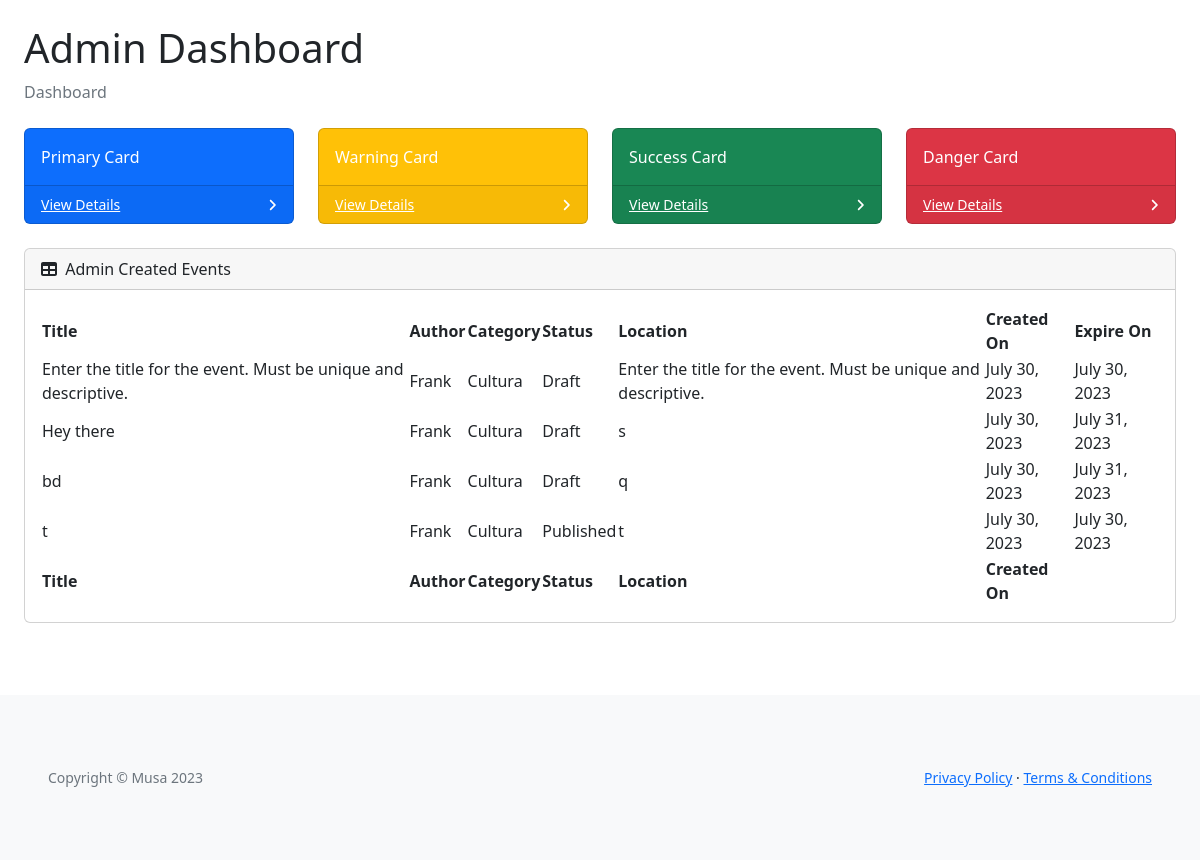
/office/ (signed in), run on an earlier commit of the app's database.
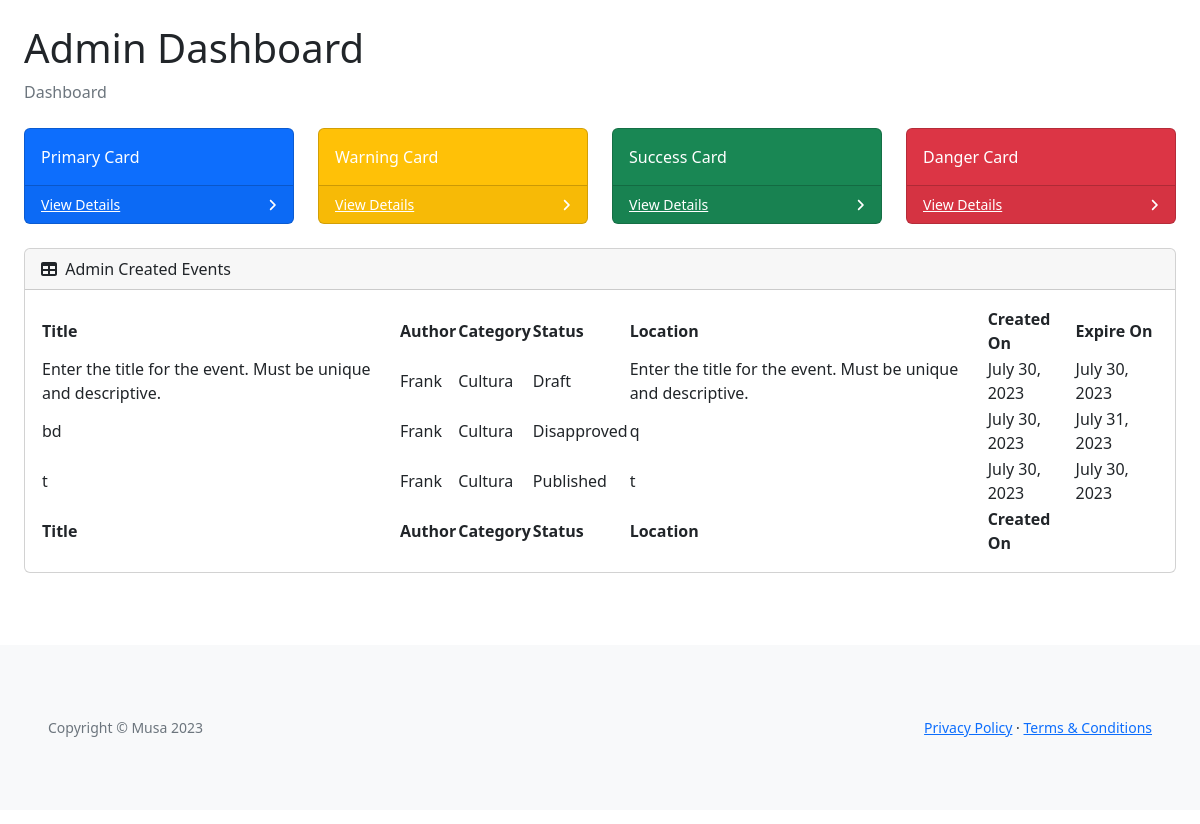
And on a later commit of the database.
### vote_management/models.py (models this page shows, shortened)
class VoteCard(models.Model):
    title = models.CharField(max_length=80, unique=True)
    slug = models.SlugField(max_length=200, unique=True)
    author = models.ForeignKey(
        'musa.UserProfile', on_delete=models.CASCADE, related_name="card_author")
    category = models.ForeignKey(
        Category, on_delete=models.CASCADE, related_name="categories")
    mission = models.CharField(max_length=80)
    location = models.CharField(max_length=80)
    description = models.TextField(max_length=400)
    expire = models.DateField()
    event_image = CloudinaryField('image', default='placeholder')
    vote_record = models.ManyToManyField('musa.UserProfile', through='VoteRecord',
                                         related_name='user_votes', blank=True)
    candidates = models.ManyToManyField('ElectedPerson', related_name='vote_cards',
                                        blank=True)
    status = models.IntegerField(choices=STATUS, default=0)
    excerpt = models.TextField(blank=True)
    created_on = models.DateField(auto_now_add=True)
    class Meta:
        ordering = ['-created_on']

class Category(models.Model):
    category_name = models.CharField(max_length=50, unique=True)
    class Meta:
        ordering = ['category_name']
        verbose_name_plural = "Categories"

### musa/models.py (models this page shows)
class UserProfile(AbstractUser):
    verified = models.BooleanField(default=False)
    role = models.IntegerField(choices=ROLES, default=0)
    user_card = models.ManyToManyField(
        'vote_management.VoteCard', through='vote_management.VoteRecord', related_name='user_cards')
    class Meta:
        ordering = ['username']
    def __str__(self):
        return self.username

### admin_profile/views.py (the view)
# urls.py: path('office/', AdminDashboard.as_view(),
class AdminDashboard(AdminRequiredMixin, generic.DetailView):
    model = UserProfile
    template_name = 'backend/admin-dashboard/index.html'
    context_object_name = 'admin_dashboard'
    def get_object(self, queryset=None):
        return get_object_or_404(UserProfile, pk=self.request.user.pk)

### admin_profile/views.py (called while the page is built)
    def test_func(self):
        user_profile = self.request.user
        return user_profile and user_profile.role == 2

### templates/backend/admin-dashboard/index.html (shortened to what the changed rows need)
{% extends "base.html" %}
{% block content %}
<div id="layoutSidenav_content">
    <main>
        <div class="container-fluid p-4 pt-0">
            <h1 class="mt-4">Admin Dashboard</h1>
            <div class="card mb-4">
                <div class="card-body">
                    <table id="datatablesSimple">
                        <thead>
                            <tr>
                                <th>Title</th>
                                <th>Author</th>
                                <th>Category</th>
                                <th>Status</th>
                                <th>Location</th>
                                <th>Created On</th>
                                <th>Expire On</th>
                            </tr>
                        </thead>
                        <tfoot>
                            <tr>
                                <th>Title</th>
                                <th>Author</th>
                                <th>Category</th>
                                <th>Status</th>
                                <th>Location</th>
                                <th>Created On</th>
                            </tr>
                        </tfoot>
                        <tbody>
                            {% for event in admin_dashboard.card_author.all %}
                            <tr>
                                <td>{{ event.title }}</td>
                                <td>{{ event.author }}</td>
                                <td>{{ event.category.category_name }}</td>
                                <td>{{ event.get_status_display }}</td>
                                <td>{{ event.location }}</td>
                                <td>{{ event.created_on }}</td>
                                <td>{{ event.expire }}</td>
                            </tr>
                            {% endfor %}
                        </tbody>
                    </table>
                </div>
            </div>
        </div>
    </main>
</div>
{% endblock content %}

What changed in the data, as far as the page shows it:
no longer on this page (row edited): VoteCard: title "Hey there", author "Frank", category.category_name "Cultura", status "Draft", location "s", created_on "July 30, 2023", expire "July 31, 2023"
changed VoteCard "bd": status "Draft" → "Disapproved"
